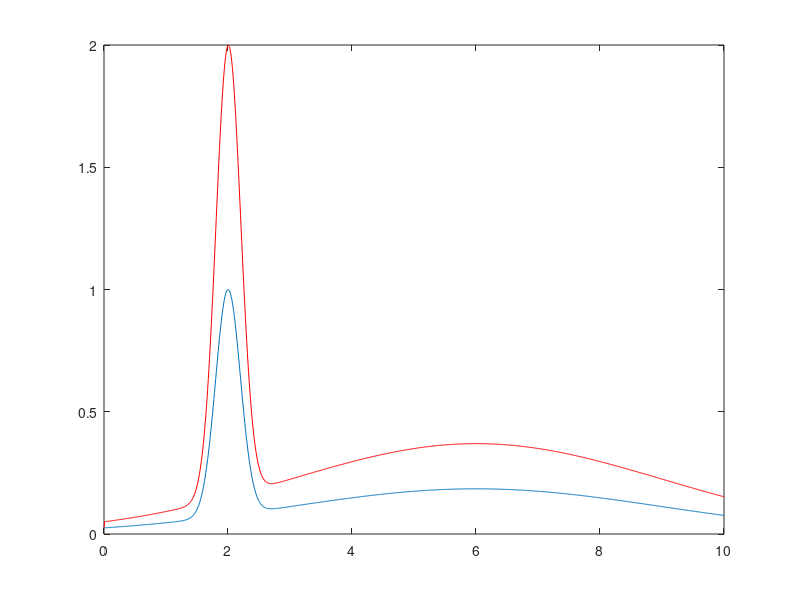
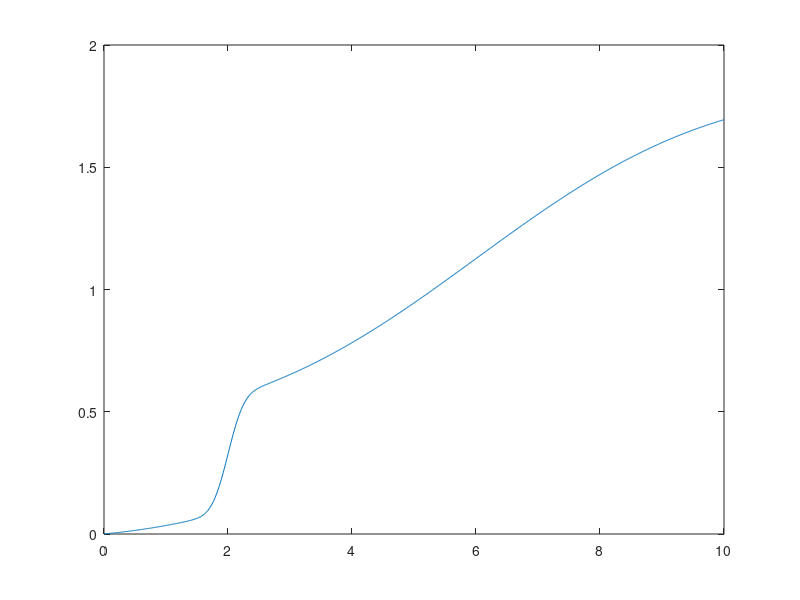
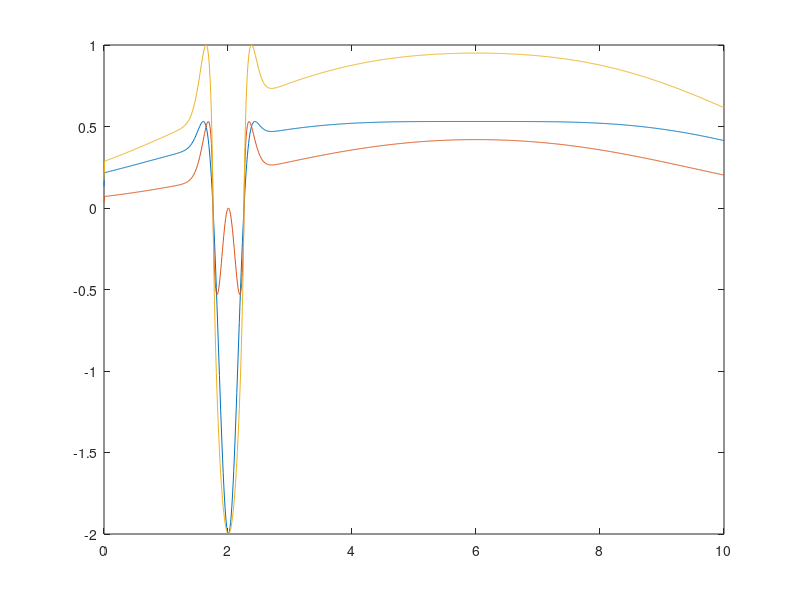

Write MATLAB code to recreate these figures, in order. (Note: this script raises an error after producing the figures.)
% unregistered = imread('westconcordaerial.png');
% figure, imshow(unregistered)
% 
% % Aerial Photo
% % 
% % Read in the orthophoto.
% % 
% figure, imshow('westconcordorthophoto.png')
% % 
% % Orthophoto
% % 
% % Load control points that were previously picked.
% % 
% load westconcordpoints      
% % 
% % Create a transformation structure for a projective transformation.
% % 
% t_concord = cp2tform(input_points,base_points,'projective');
% % 
% % Get the width and height of the orthophoto and perform the transformation.
% % 
% info = imfinfo('westconcordorthophoto.png');
% 
% registered = imtransform(unregistered,t_concord,...
%     'XData',[1 info.Width], 'YData',[1 info.Height]);
% figure, imshow(registered)

gauss=@(x,b,c)exp(-(x-b).^2./2./c^2);

x=linspace(0,10,1000);
dx=x(2)-x(1);

y=gauss(x,2,0.2) + 0.2*gauss(x,6,3);
y=y./(sum((y(1:end-1)+y(2:end))./2.*diff(x))); 
y=y/max(y);
for i=2:length(x)
    Y(i)=(sum((y(1:i-1)+y(2:i))./2.*diff(x(1:i))));
end
figure(1)
plot(x,y)
figure(2)
plot(x,Y)

%% blur

% y=conv(y,y);
y= filter([1,1],[1],y);
figure(1)
hold on;plot(x,y,'r');hold off

%% entropy calculation
dx=1;
H1=-y*dx.*log2(y*dx);
y2=1-y;
H2=-y2*dx.*log2(y2*dx);

figure(3)
plot(x,H1,x,H2,x,H1+H2)


%% assignin test
a.test = 1;
assignin('caller','a.test',3)


%% struct test
names = {'fred' 'sam' 'al'};
for ind = 1:length(names)
  s.(names{ind}) = magic(length(names{ind}));
end


%% RegionObserver test
clear classes;
x=  RegionObserver;
x.DiscoveryMap = zeros(50);
x.showMap;
for i=1:100
xx = zeros(50);
xx(ceil(rand*50),ceil(rand*50))=0.8;
x.updateMap(xx);
x.showMap;
pause(0.1);
end

%% animation with drawnow and without refreshdata

c = -pi:.04:pi;
cx = cos(c);
cy = -sin(c);
figure('color','white');
axis off, axis equal
line(cx, cy, 'color', [.4 .4 .8],'LineWidth',3);
title('See Pythagoras run!','Color',[.6 0 0])
hold on
x = [-1 0 1 -1];
y =   [0 0 0 0];
ht = area(x,y,'facecolor',[.6 0 0]);
for j = 1:length(c)
    x(2) = cx(j);
    y(2) = cy(j);
    set(ht,'XData',x)
    set(ht,'YData',y)
    drawnow
end

%% animation with drawnow and with refreshdata
c = -pi:.04:pi;
cx = cos(c);
cy = -sin(c);
figure('color','white');
axis off, axis equal
line(cx, cy, 'color', [.4 .4 .8],'LineWidth',3);
title('See Pythagoras Run!','Color',[.6 0 0])
hold on
x = [-1 0 1 -1];
y =   [0 0 0 0];
ht = area(x,y,'facecolor',[.6 0 0])
set(ht,'XDataSource','x')
set(ht,'YDataSource','y')
for j = 1:length(c)
    x(2) = cx(j);
    y(2) = cy(j);
    refreshdata
    drawnow
end



%% pixelize image

img = env.RegionObserver.DiscoveryMap;
imgsize = size(img);
figure(3)
imagesc(1:imgsize(1),1:imgsize(2),img,[0 1]);
axis equal

for i=1:10
    pause(1)
img = imresize(img,0.5);
% img = imresize(img,2);
imagesc(1:imgsize(1),1:imgsize(2),img,[0 1]);
axis equal
end


%% RBF test

rbf=@(x,y,meanX,meanY,sigmaX,sigmaY)...
    a*exp(- ( (x - meanX)^2 / (2*c^2)));
rbf1=@(x,y)rbf(x,y,meanX,meanY,sigmaX,sigmaY);
A = 1;
x0 = 0; y0 = 0;
 
sigma_x = 1;
sigma_y = 2;
 
for theta = 0:pi/100:pi
a = cos(theta)^2/2/sigma_x^2 + sin(theta)^2/2/sigma_y^2;
b = -sin(2*theta)/4/sigma_x^2 + sin(2*theta)/4/sigma_y^2 ;
c = sin(theta)^2/2/sigma_x^2 + cos(theta)^2/2/sigma_y^2;
 
[X, Y] = meshgrid(-5:.1:5, -5:.1:5);
Z = A*exp( - (a*(X-x0).^2 + 2*b*(X-x0).*(Y-y0) + c*(Y-y0).^2)) ;
surf(X,Y,Z);shading interp;view(-36,36);axis equal;drawnow
end

